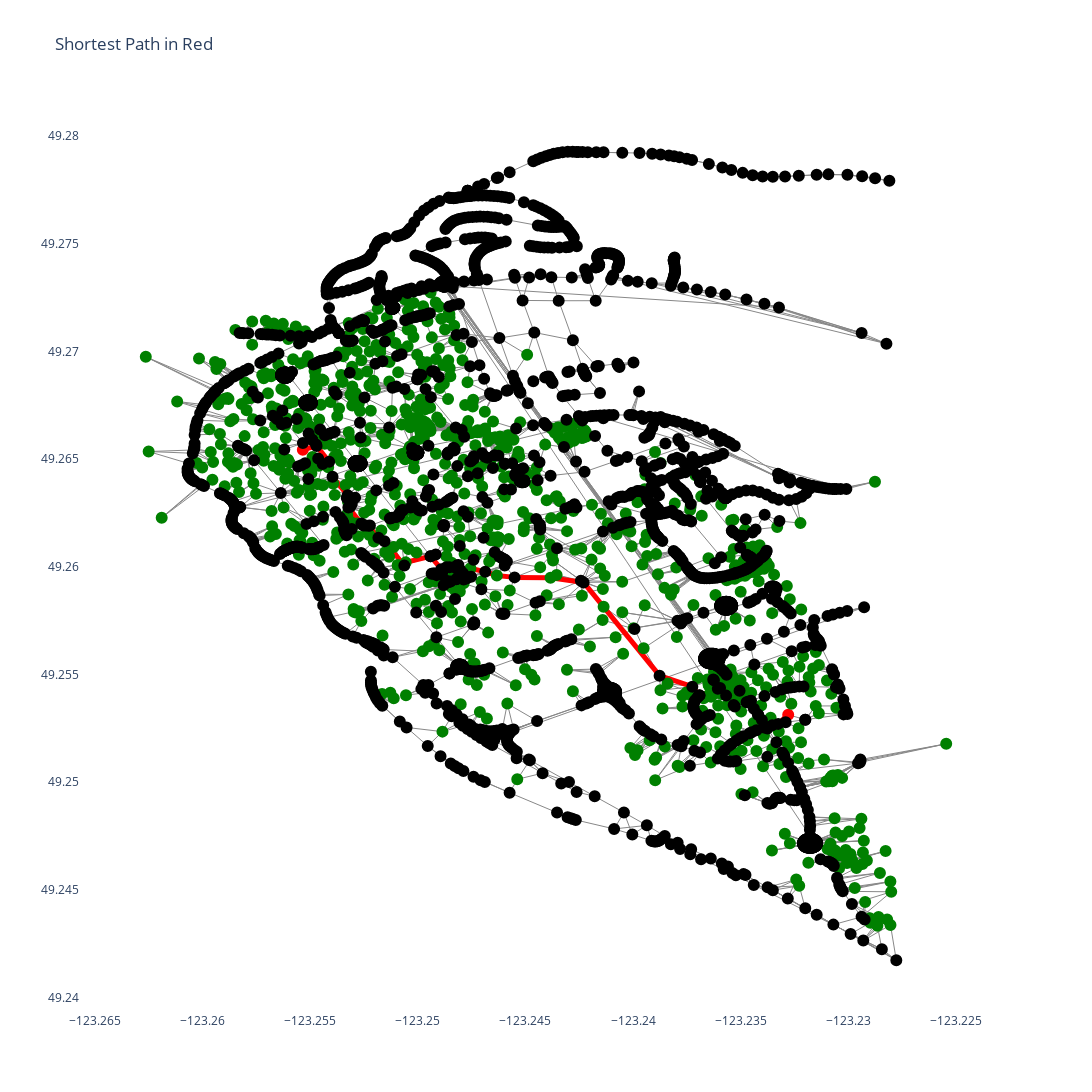

Write notebook code for a chart like this one.
### Code cell
# Separate edges based on the shortest path
search_buildings = ["CRSW", "LSK"]
shortest_path_edges = shortest_path_LP("CRSW", "LSK")

# Separate edge coordinates for edges in the shortest path and the rest
red_edge_x = []
red_edge_y = []
default_edge_x = []
default_edge_y = []

for edge in merged_G.edges():
    x0, y0 = combined_pos[edge[0]]
    x1, y1 = combined_pos[edge[1]]
    if edge in shortest_path_edges or (edge[1], edge[0]) in shortest_path_edges:
        red_edge_x.extend([x0, x1, None])
        red_edge_y.extend([y0, y1, None])
    else:
        default_edge_x.extend([x0, x1, None])
        default_edge_y.extend([y0, y1, None])

# Create edge traces
default_edge_trace = create_edges(default_edge_x, default_edge_y, color='#888')
red_edge_trace = create_edges(red_edge_x, red_edge_y, color='#ff0000', width=5)
                          
# Create a list of colors for each node
node_colors = []
for text in node_text:
    if text in search_buildings:
        node_colors.append('red')  # Set the color to red if the building is in search_buildings
    else:
        node_colors.append('blue')  # Default color is blue

# Create the node trace
node_trace = create_nodes(node_x, node_y, node_text, color=node_colors)

# Create a figure with the updated edge and node traces
fig = create_fig([default_edge_trace, red_edge_trace], node_trace, name="Shortest Path in Red")
fig.show()

### Figure 1 — Plotly figure (JSON) as saved in the notebook; plotly's stock layout.template omitted (floating-point values rounded to 4 significant figures; data arrays with more than 128 entries replaced by an {"elided": "..."} marker saying what was removed)
{"data": [{"hoverinfo": "none", "line": {"color": "#888", "width": 1}, "mode": "lines", "type": "scatter", "x": {"elided": "22548 float values"}, "y": {"elided": "22548 float values"}}, {"hoverinfo": "none", "line": {"color": "#ff0000", "width": 5}, "mode": "lines", "type": "scatter", "x": {"elided": "129 float values"}, "y": {"elided": "129 float values"}}, {"hoverinfo": "text", "marker": {"color": {"elided": "3491 str values"}, "line": {"color": {"elided": "3491 str values"}, "width": 2}, "size": 10}, "mode": "markers", "text": {"elided": "3491 str values"}, "textposition": "top center", "type": "scatter", "x": {"elided": "3491 float values"}, "y": {"elided": "3491 float values"}}], "layout": {"height": 1200, "showlegend": false, "title": {"text": "Shortest Path in Red"}, "width": 1200, "xaxis": {"scaleanchor": "y", "scaleratio": 1, "showgrid": false, "zeroline": false}, "yaxis": {"scaleanchor": "x", "scaleratio": 1, "showgrid": false, "zeroline": false}}}
